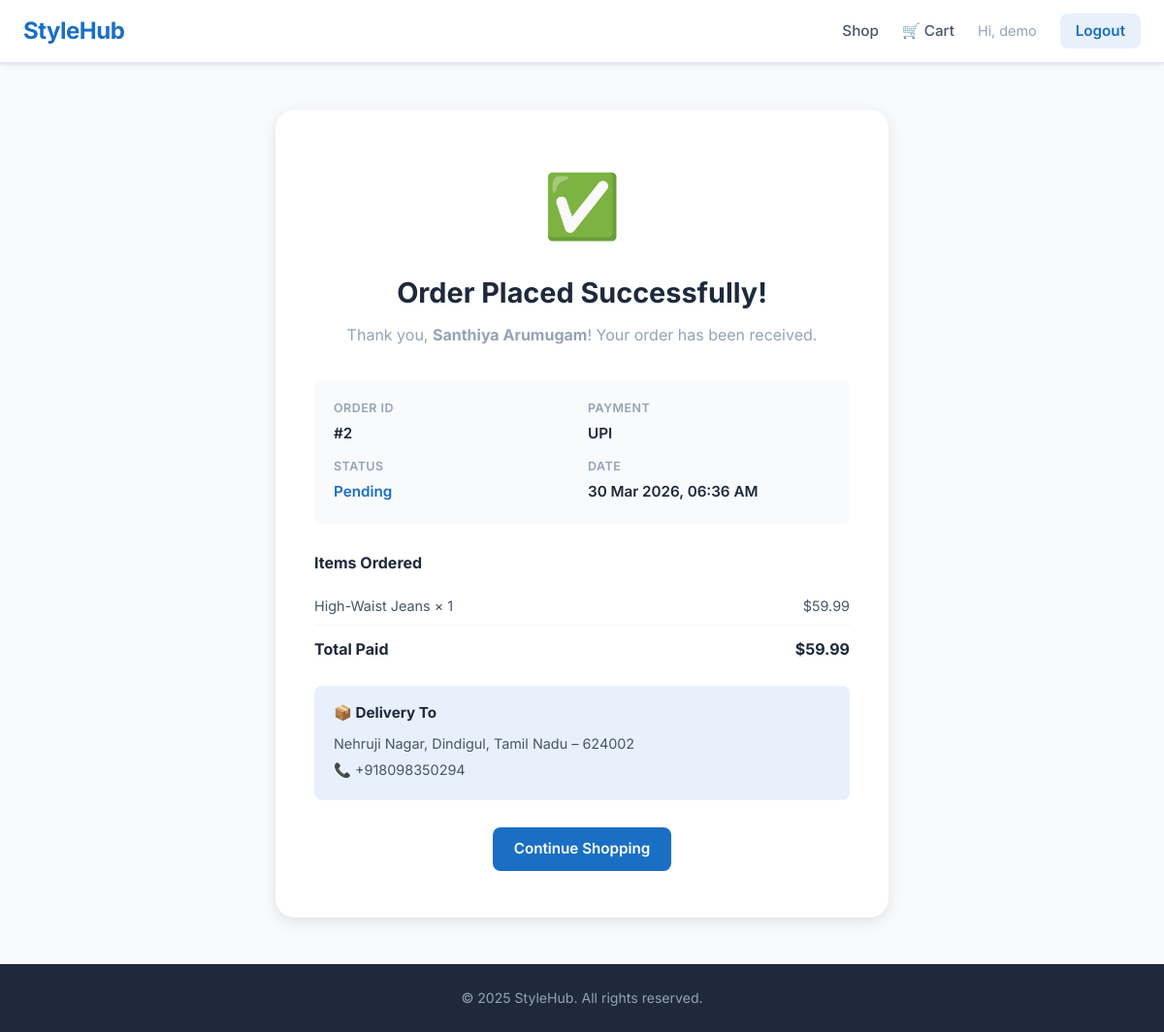
The app's page /order/confirmation/2/ (signed in) with its own data.
### store/models.py (models this page shows, shortened)
class Order(models.Model):
    STATUS_CHOICES = [
        ('pending', 'Pending'),
        ('processing', 'Processing'),
        ('shipped', 'Shipped'),
        ('delivered', 'Delivered'),
    ]
    user = models.ForeignKey(User, on_delete=models.CASCADE, related_name='orders')
    full_name = models.CharField(max_length=200)
    email = models.EmailField()
    phone = models.CharField(max_length=20)
    address = models.TextField()
    city = models.CharField(max_length=100)
    state = models.CharField(max_length=100)
    pincode = models.CharField(max_length=10)
    payment_method = models.CharField(max_length=50, default='Cash on Delivery')
    total_amount = models.DecimalField(max_digits=10, decimal_places=2)
    status = models.CharField(max_length=20, choices=STATUS_CHOICES, default='pending')
    created_at = models.DateTimeField(auto_now_add=True)

class OrderItem(models.Model):
    order = models.ForeignKey(Order, on_delete=models.CASCADE, related_name='items')
    product_name = models.CharField(max_length=200)
    product_price = models.DecimalField(max_digits=10, decimal_places=2)
    quantity = models.PositiveIntegerField()
    def get_subtotal(self):
        return self.product_price * self.quantity

### store/views.py (the view)
# urls.py: path('order/confirmation/<int:order_id>/', views.order_confirmation_view, name='order_confirmation'),
@login_required
def order_confirmation_view(request, order_id):
    order = get_object_or_404(Order, id=order_id, user=request.user)
    return render(request, 'store/order_confirmation.html', {
        'order': order,
        'cart_count': 0,
    })

### store/templates/store/order_confirmation.html (shortened to what this page needs)
{% extends 'store/base.html' %}
{% block content %}
<div class="confirmation-container">
  <div class="confirmation-card">
    <div class="confirm-icon">✅</div>
    <h2>Order Placed Successfully!</h2>
    <p class="confirm-sub">Thank you, <strong>{{ order.full_name }}</strong>! Your order has been received.</p>
    <div class="order-meta">
      <div class="order-meta-item">
        <span class="meta-label">Order ID</span>
        <span class="meta-value">#{{ order.id }}</span>
      </div>
      <div class="order-meta-item">
        <span class="meta-label">Payment</span>
        <span class="meta-value">{{ order.payment_method }}</span>
      </div>
      <div class="order-meta-item">
        <span class="meta-label">Status</span>
        <span class="meta-value status-badge">{{ order.get_status_display }}</span>
      </div>
      <div class="order-meta-item">
        <span class="meta-label">Date</span>
        <span class="meta-value">{{ order.created_at|date:"d M Y, h:i A" }}</span>
      </div>
    </div>
    <div class="order-items-table">
      <h4>Items Ordered</h4>
      {% for item in order.items.all %}
      <div class="confirm-item">
        <span>{{ item.product_name }} × {{ item.quantity }}</span>
        <span>${{ item.get_subtotal }}</span>
      </div>
      {% endfor %}
      <div class="confirm-total">
        <span>Total Paid</span>
        <span>${{ order.total_amount }}</span>
      </div>
    </div>
    <div class="delivery-info">
      <h4>📦 Delivery To</h4>
      <p>{{ order.address }}, {{ order.city }}, {{ order.state }} – {{ order.pincode }}</p>
      <p>📞 {{ order.phone }}</p>
    </div>
    <a href="{% url 'home' %}" class="btn-primary">Continue Shopping</a>
  </div>
</div>
{% endblock %}

### store/templates/store/base.html (shortened to what this page needs)
{% load static %}
<!DOCTYPE html>
<html lang="en">
<head>
  <link rel="stylesheet" href="{% static 'store/css/style.css' %}">
</head>
<body>
{% if user.is_authenticated %}
<header class="navbar">
  <div class="nav-inner">
    <a href="{% url 'home' %}" class="logo">StyleHub</a>
    <nav class="nav-links">
      <a href="{% url 'home' %}">Shop</a>
      <a href="{% url 'cart' %}" class="cart-link">
        🛒 Cart
      </a>
      <span class="nav-user">Hi, {{ user.username }}</span>
      <a href="{% url 'logout' %}" class="btn-logout">Logout</a>
    </nav>
  </div>
</header>
{% endif %}
<main>
  {% block content %}{% endblock %}
</main>
<footer class="footer">
  <p>&copy; 2025 StyleHub. All rights reserved.</p>
</footer>
</body>
</html>

### store/static/store/css/style.css (style rules this page uses)
*, *::before, *::after { box-sizing: border-box; margin: 0; padding: 0; }
:root { --blue: #1a6fc4; --blue-dark: #145aa0; --blue-light: #e8f1fb; --blue-mid: #2d8cff; --white: #ffffff; --gray-50: #f8fafc; --gray-100: #f1f5f9; --gray-200: #e2e8f0; --gray-400: #94a3b8; --gray-600: #475569; --gray-800: #1e293b; --red: #ef4444; --green: #22c55e; --shadow: 0 1px 3px rgba(0,0,0,.08), 0 2px 8px rgba(0,0,0,.06); --shadow-md: 0 4px 16px rgba(0,0,0,.10); --radius: 12px; --radius-sm: 8px; }
body { font-family: 'Inter', sans-serif; background: var(--gray-50); color: var(--gray-800); line-height: 1.6; min-height: 100vh; display: flex; flex-direction: column; }
a { text-decoration: none; color: inherit; }
.navbar { background: var(--white); border-bottom: 1px solid var(--gray-200); position: sticky; top: 0; z-index: 100; box-shadow: var(--shadow); }
.nav-inner { max-width: 1200px; margin: 0 auto; padding: 0 24px; height: 64px; display: flex; align-items: center; justify-content: space-between; }
.logo { font-size: 1.5rem; font-weight: 700; color: var(--blue); letter-spacing: -0.5px; }
.nav-links { display: flex; align-items: center; gap: 24px; font-size: 0.95rem; }
.nav-links a { color: var(--gray-600); font-weight: 500; transition: color .2s; }
.cart-link { position: relative; display: flex; align-items: center; gap: 4px; }
.nav-user { color: var(--gray-400); font-size: 0.9rem; }
.btn-logout { background: var(--blue-light); color: var(--blue) !important; padding: 6px 16px; border-radius: var(--radius-sm); font-weight: 600 !important; transition: background .2s !important; }
.btn-primary { display: inline-block; background: var(--blue); color: white !important; padding: 10px 22px; border-radius: var(--radius-sm); font-weight: 600; border: none; cursor: pointer; font-size: 0.95rem; transition: background .2s, transform .1s; text-align: center; }
.footer { margin-top: auto; background: var(--gray-800); color: var(--gray-400); text-align: center; padding: 24px; font-size: 0.88rem; }
.confirmation-container { max-width: 680px; margin: 48px auto; padding: 0 24px; }
.confirmation-card { background: white; border-radius: 20px; padding: 48px 40px; box-shadow: var(--shadow-md); text-align: center; }
.confirm-icon { font-size: 4rem; margin-bottom: 16px; }
.confirmation-card h2 { font-size: 1.8rem; font-weight: 700; margin-bottom: 8px; color: var(--gray-800); }
.confirm-sub { color: var(--gray-400); margin-bottom: 32px; font-size: 1rem; }
.order-meta { display: grid; grid-template-columns: 1fr 1fr; gap: 12px; background: var(--gray-50); border-radius: var(--radius-sm); padding: 20px; margin-bottom: 28px; text-align: left; }
.order-meta-item { display: flex; flex-direction: column; gap: 4px; }
.meta-label { font-size: 0.78rem; color: var(--gray-400); font-weight: 600; text-transform: uppercase; letter-spacing: .5px; }
.meta-value { font-size: 0.95rem; font-weight: 600; color: var(--gray-800); }
.status-badge { color: var(--blue); }
.order-items-table { text-align: left; margin-bottom: 24px; }
.order-items-table h4 { font-size: 1rem; font-weight: 700; margin-bottom: 12px; }
.confirm-item { display: flex; justify-content: space-between; padding: 8px 0; font-size: 0.9rem; border-bottom: 1px solid var(--gray-100); color: var(--gray-600); }
.confirm-total { display: flex; justify-content: space-between; padding: 12px 0 0; font-weight: 700; font-size: 1rem; color: var(--gray-800); }
.delivery-info { background: var(--blue-light); border-radius: var(--radius-sm); padding: 16px 20px; text-align: left; margin-bottom: 28px; }
.delivery-info h4 { font-size: 0.95rem; font-weight: 700; margin-bottom: 8px; }
.delivery-info p { font-size: 0.9rem; color: var(--gray-600); margin-bottom: 4px; }

### records on screen
Order: full_name "Santhiya Arumugam", id "2", payment_method "UPI", status "Pending", created_at "30 Mar 2026, 06:36 AM", total_amount "59.99", address "Nehruji Nagar", city "Dindigul", state "Tamil Nadu", pincode "624002", phone "+918098350294"
OrderItem: product_name "High-Waist Jeans", quantity "1", get_subtotal "59.99"

### other values on screen
{{ user.username }} "demo"
